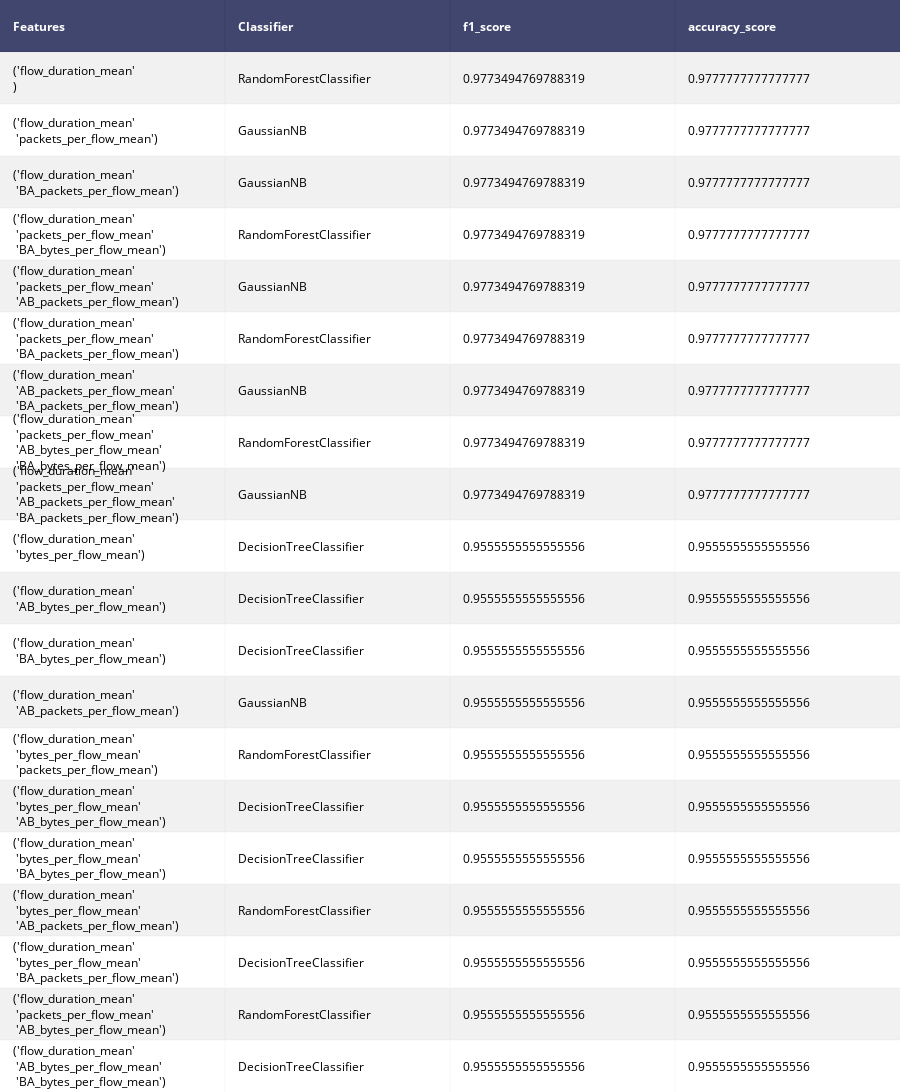
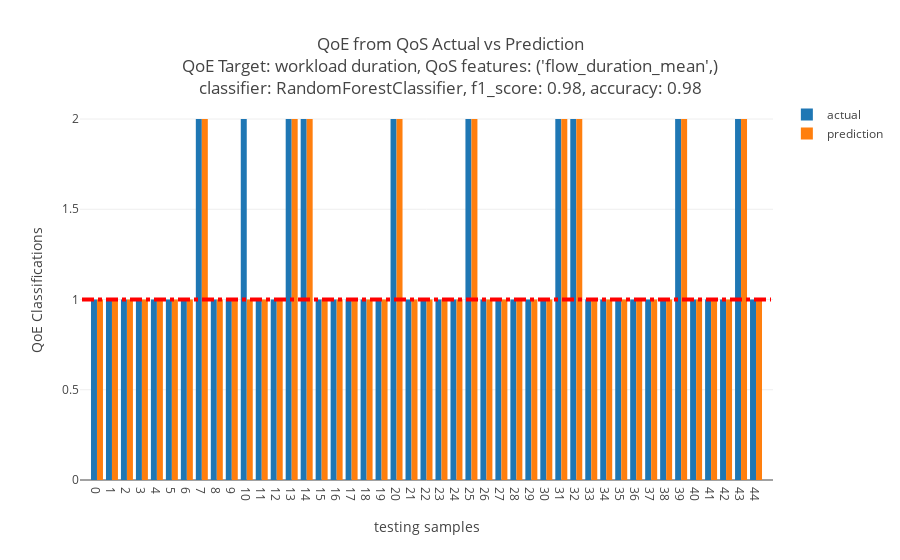
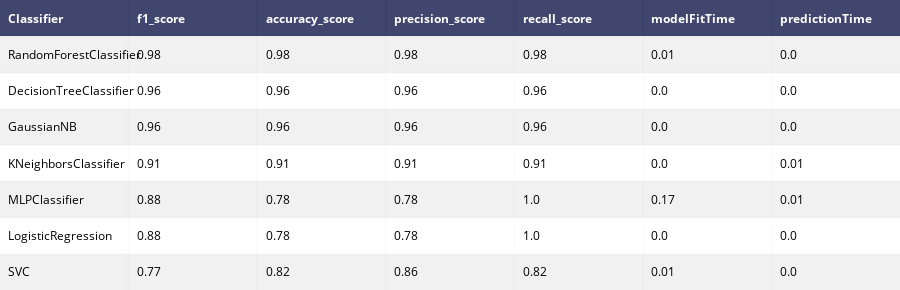

Notebook code cell kept with these figures, in order:
### Markdown cell above
## Estimate Workload Duration (QoE) from measured QoS features.  
* Evaluate for Binary Classification and Multiclass Classification
* Evaluate with all of the ML classifiers
* Evaluate with all of combinations of QoS Features
* Compare the evaluation methods (classifier and feature combination) and determine the best performer

### Code cell
#with warnings.catch_warnings():
# ignore all caught warnings
#  warnings.filterwarnings("ignore")
from warnings import simplefilter
# ignore all future warnings
simplefilter(action='ignore', category=FutureWarning)    
import itertools as it
classifiers = [LogisticRegression(),DecisionTreeClassifier(max_depth=5),KNeighborsClassifier(3),
               LinearDiscriminantAnalysis(),RandomForestClassifier(max_depth=5,n_estimators=3, random_state=0),
               GaussianNB(),SVC(),MLPClassifier()]
classifiers = [LogisticRegression(),DecisionTreeClassifier(max_depth=5),KNeighborsClassifier(3),
               RandomForestClassifier(max_depth=5,n_estimators=3, random_state=0),
               GaussianNB(),SVC(),MLPClassifier()]
classifications=[
    {
        'desc':"Binary Classifications",
        'bins':[0,indexNoStressHigh,np.inf],
        'names':[1,2],
        'low': indexNoStressHigh,
        'high':indexNoStressHigh
    },
    {
        'desc':"Multiclass Classifications",
        'bins':[0,indexNoStressLow,indexNoStressHigh,np.inf],
        'names': [1,2,3], 
        'low': indexNoStressLow,
        'high':indexNoStressHigh

        
    }
]
_features = pd.DataFrame()    
_features['flow_duration_mean'] = dfSkydiveFlowsLabeledAgg['flow_duration']['mean']
_features['bytes_per_flow_mean'] = dfSkydiveFlowsBytesPerFlowLabeledAgg['bytes_per_flow']['mean'] 
_features['packets_per_flow_mean'] = dfSkydiveFlowsPacketsPerFlowLabeledAgg['packets_per_flow']['mean'] 
_features['AB_bytes_per_flow_mean'] = dfSkydiveFlowsABBytesPerFlowLabeledAgg['AB_bytes_per_flow']['mean'] 
_features['BA_bytes_per_flow_mean'] = dfSkydiveFlowsBABytesPerFlowLabeledAgg['BA_bytes_per_flow']['mean'] 
_features['AB_packets_per_flow_mean'] = dfSkydiveFlowsABPacketsPerFlowLabeledAgg['AB_packets_per_flow']['mean'] 
_features['BA_packets_per_flow_mean'] = dfSkydiveFlowsBAPacketsPerFlowLabeledAgg['BA_packets_per_flow']['mean']
#_features['RTT_mean'] = dfSkydiveFlowsRTTLabeledAgg['_source.Metric.RTT']['mean']

_test_features = pd.DataFrame()    
_test_features['flow_duration_mean'] = dfSkydiveFlowsLabeledAggTest['flow_duration']['mean']
_test_features['bytes_per_flow_mean'] = dfSkydiveFlowsBytesPerFlowLabeledAggTest['bytes_per_flow']['mean'] 
_test_features['packets_per_flow_mean'] = dfSkydiveFlowsPacketsPerFlowLabeledAggTest['packets_per_flow']['mean'] 
_test_features['AB_bytes_per_flow_mean'] = dfSkydiveFlowsABBytesPerFlowLabeledAggTest['AB_bytes_per_flow']['mean'] 
_test_features['BA_bytes_per_flow_mean'] = dfSkydiveFlowsBABytesPerFlowLabeledAggTest['BA_bytes_per_flow']['mean'] 
_test_features['AB_packets_per_flow_mean'] = dfSkydiveFlowsABPacketsPerFlowLabeledAggTest['AB_packets_per_flow']['mean'] 
_test_features['BA_packets_per_flow_mean'] = dfSkydiveFlowsBAPacketsPerFlowLabeledAggTest['BA_packets_per_flow']['mean']
#_test_features['RTT_mean'] = dfSkydiveFlowsRTTLabeledAgg['_source.Metric.RTT']['mean']


print("Do ML Classification")
print("training set size",_features.shape[0])
print("testing set size",_test_features.shape[0])
print("Examine all combinations of the features listed below:")
for f in list(_features.columns):
    print("      ",f)

for classification in classifications:
    print("")
    print("")
    print("{}".format(classification["desc"]))    
    dfCombinationScores = pd.DataFrame(columns = ['Features','Classifier','f1_score','accuracy_score'])
    bestClassifiers = []
    qoeTables=[]
    bins = classification['bins']
    names = classification['names']
    targets = pd.cut(dfIndex['elapse_time'], bins,labels=names)
    test_targets = pd.cut( dfIndexTest['elapse_time'], bins,labels=names)
    #for i in range(1,_features.shape[1]+1):
    for i in range(1,5):
        for comb in it.combinations(list(_features.columns),i):        
            features = pd.DataFrame()
            test_features = pd.DataFrame()
            for f in comb:
                features[f] = _features[f]
                test_features[f] = _test_features[f]
            X_train, X_test, y_train, y_test = train_test_split(features,targets, test_size=0.0, random_state=0)
            bestClassifier, qoeTable = QoEEstimator(classifiers,X_train, y_train,test_features,test_targets)
            bestClassifiers.append(bestClassifier.copy())
            qoeTables.append(qoeTable)
            dfCombinationScores = dfCombinationScores.append({
                'Features' : str(comb).replace(",","<br>"),
                'Classifier' : bestClassifier["classifier"], 
                'f1_score' :  bestClassifier["f1_score"],
                'accuracy_score' :  bestClassifier["accuracy_score"]
            },ignore_index=True) 
    dfCombinationScores = dfCombinationScores.sort_values(by=['f1_score','accuracy_score'], ascending=False)
    bestIndex = dfCombinationScores.index[0]
    bestClassifier = bestClassifiers[bestIndex]
    bestFeatures = dfCombinationScores.Features[bestIndex]
    qoeTable = qoeTables[bestIndex]
    table = ff.create_table(dfCombinationScores.head(20),height_constant=80)
    print("")
    print("The table below shows the first 20 highest scoring {}".format(classification["desc"]))
    iplot(table)
    print("")
    print("The figure below illustates the best perfoming classifier from the {}".format(classification["desc"]))
    title = "QoE from QoS Actual vs Prediction<br> QoE Target: workload duration, QoS features: {} <br>classifier: {}, f1_score: {}, accuracy: {}".format(bestFeatures.replace("<br>",","),bestClassifier["classifier"],str(round(bestClassifier["f1_score"],2)),str(round(bestClassifier["accuracy_score"],2)))
    plotModelEstimates(bestClassifier["y_test"],bestClassifier["y_pred"],'testing samples','QoE Classifications',title,names)
    print("")
    print("The table below compares other {} using the same QoS features, i.e. {}".format(classification["desc"],bestFeatures.replace("<br>",",")))          
    iplot(qoeTable)

### Figure 1 — Plotly figure (JSON) as saved in the notebook; plotly's stock layout.template omitted (floating-point values rounded to 4 significant figures)
{"data": [{"opacity": 0.75, "z": [[0, 0, 0, 0], [0.5, 0.5, 0.5, 0.5], [1, 1, 1, 1], [0.5, 0.5, 0.5, 0.5], [1, 1, 1, 1], [0.5, 0.5, 0.5, 0.5], [1, 1, 1, 1], [0.5, 0.5, 0.5, 0.5], [1, 1, 1, 1], [0.5, 0.5, 0.5, 0.5], [1, 1, 1, 1], [0.5, 0.5, 0.5, 0.5], [1, 1, 1, 1], [0.5, 0.5, 0.5, 0.5], [1, 1, 1, 1], [0.5, 0.5, 0.5, 0.5], [1, 1, 1, 1], [0.5, 0.5, 0.5, 0.5], [1, 1, 1, 1], [0.5, 0.5, 0.5, 0.5], [1, 1, 1, 1]], "uid": "c3adc106-cea6-43f4-a98f-92085b275ea1", "showscale": false, "colorscale": [[0, "#00083e"], [0.5, "#ededee"], [1, "#ffffff"]], "hoverinfo": "none", "type": "heatmap"}], "layout": {"height": 1730, "margin": {"r": 0, "b": 0, "l": 0, "t": 0}, "annotations": [{"xref": "x", "xanchor": "left", "yref": "y", "text": "<b>Features</b>", "align": "left", "y": 0, "x": -0.45, "font": {"color": "#ffffff"}, "showarrow": false}, {"xref": "x", "xanchor": "left", "yref": "y", "text": "<b>Classifier</b>", "align": "left", "y": 0, "x": 0.55, "font": {"color": "#ffffff"}, "showarrow": false}, {"xref": "x", "xanchor": "left", "yref": "y", "text": "<b>f1_score</b>", "align": "left", "y": 0, "x": 1.55, "font": {"color": "#ffffff"}, "showarrow": false}, {"xref": "x", "xanchor": "left", "yref": "y", "text": "<b>accuracy_score</b>", "align": "left", "y": 0, "x": 2.55, "font": {"color": "#ffffff"}, "showarrow": false}, {"xref": "x", "xanchor": "left", "yref": "y", "text": "('flow_duration_mean'<br>)", "align": "left", "y": 1, "x": -0.45, "font": {"color": "#000000"}, "showarrow": false}, {"xref": "x", "xanchor": "left", "yref": "y", "text": "RandomForestClassifier", "align": "left", "y": 1, "x": 0.55, "font": {"color": "#000000"}, "showarrow": false}, {"xref": "x", "xanchor": "left", "yref": "y", "text": "0.9773494769788319", "align": "left", "y": 1, "x": 1.55, "font": {"color": "#000000"}, "showarrow": false}, {"xref": "x", "xanchor": "left", "yref": "y", "text": "0.9777777777777777", "align": "left", "y": 1, "x": 2.55, "font": {"color": "#000000"}, "showarrow": false}, {"xref": "x", "xanchor": "left", "yref": "y", "text": "('flow_duration_mean'<br> 'packets_per_flow_mean')", "align": "left", "y": 2, "x": -0.45, "font": {"color": "#000000"}, "showarrow": false}, {"xref": "x", "xanchor": "left", "yref": "y", "text": "GaussianNB", "align": "left", "y": 2, "x": 0.55, "font": {"color": "#000000"}, "showarrow": false}, {"xref": "x", "xanchor": "left", "yref": "y", "text": "0.9773494769788319", "align": "left", "y": 2, "x": 1.55, "font": {"color": "#000000"}, "showarrow": false}, {"xref": "x", "xanchor": "left", "yref": "y", "text": "0.9777777777777777", "align": "left", "y": 2, "x": 2.55, "font": {"color": "#000000"}, "showarrow": false}, {"xref": "x", "xanchor": "left", "yref": "y", "text": "('flow_duration_mean'<br> 'BA_packets_per_flow_mean')", "align": "left", "y": 3, "x": -0.45, "font": {"color": "#000000"}, "showarrow": false}, {"xref": "x", "xanchor": "left", "yref": "y", "text": "GaussianNB", "align": "left", "y": 3, "x": 0.55, "font": {"color": "#000000"}, "showarrow": false}, {"xref": "x", "xanchor": "left", "yref": "y", "text": "0.9773494769788319", "align": "left", "y": 3, "x": 1.55, "font": {"color": "#000000"}, "showarrow": false}, {"xref": "x", "xanchor": "left", "yref": "y", "text": "0.9777777777777777", "align": "left", "y": 3, "x": 2.55, "font": {"color": "#000000"}, "showarrow": false}, {"xref": "x", "xanchor": "left", "yref": "y", "text": "('flow_duration_mean'<br> 'packets_per_flow_mean'<br> 'BA_bytes_per_flow_mean')", "align": "left", "y": 4, "x": -0.45, "font": {"color": "#000000"}, "showarrow": false}, {"xref": "x", "xanchor": "left", "yref": "y", "text": "RandomForestClassifier", "align": "left", "y": 4, "x": 0.55, "font": {"color": "#000000"}, "showarrow": false}, {"xref": "x", "xanchor": "left", "yref": "y", "text": "0.9773494769788319", "align": "left", "y": 4, "x": 1.55, "font": {"color": "#000000"}, "showarrow": false}, {"xref": "x", "xanchor": "left", "yref": "y", "text": "0.9777777777777777", "align": "left", "y": 4, "x": 2.55, "font": {"color": "#000000"}, "showarrow": false}, {"xref": "x", "xanchor": "left", "yref": "y", "text": "('flow_duration_mean'<br> 'packets_per_flow_mean'<br> 'AB_packets_per_flow_mean')", "align": "left", "y": 5, "x": -0.45, "font": {"color": "#000000"}, "showarrow": false}, {"xref": "x", "xanchor": "left", "yref": "y", "text": "GaussianNB", "align": "left", "y": 5, "x": 0.55, "font": {"color": "#000000"}, "showarrow": false}, {"xref": "x", "xanchor": "left", "yref": "y", "text": "0.9773494769788319", "align": "left", "y": 5, "x": 1.55, "font": {"color": "#000000"}, "showarrow": false}, {"xref": "x", "xanchor": "left", "yref": "y", "text": "0.9777777777777777", "align": "left", "y": 5, "x": 2.55, "font": {"color": "#000000"}, "showarrow": false}, {"xref": "x", "xanchor": "left", "yref": "y", "text": "('flow_duration_mean'<br> 'packets_per_flow_mean'<br> 'BA_packets_per_flow_mean')", "align": "left", "y": 6, "x": -0.45, "font": {"color": "#000000"}, "showarrow": false}, {"xref": "x", "xanchor": "left", "yref": "y", "text": "RandomForestClassifier", "align": "left", "y": 6, "x": 0.55, "font": {"color": "#000000"}, "showarrow": false}, {"xref": "x", "xanchor": "left", "yref": "y", "text": "0.9773494769788319", "align": "left", "y": 6, "x": 1.55, "font": {"color": "#000000"}, "showarrow": false}, {"xref": "x", "xanchor": "left", "yref": "y", "text": "0.9777777777777777", "align": "left", "y": 6, "x": 2.55, "font": {"color": "#000000"}, "showarrow": false}, {"xref": "x", "xanchor": "left", "yref": "y", "text": "('flow_duration_mean'<br> 'AB_packets_per_flow_mean'<br> 'BA_packets_per_flow_mean')", "align": "left", "y": 7, "x": -0.45, "font": {"color": "#000000"}, "showarrow": false}, {"xref": "x", "xanchor": "left", "yref": "y", "text": "GaussianNB", "align": "left", "y": 7, "x": 0.55, "font": {"color": "#000000"}, "showarrow": false}, {"xref": "x", "xanchor": "left", "yref": "y", "text": "0.9773494769788319", "align": "left", "y": 7, "x": 1.55, "font": {"color": "#000000"}, "showarrow": false}, {"xref": "x", "xanchor": "left", "yref": "y", "text": "0.9777777777777777", "align": "left", "y": 7, "x": 2.55, "font": {"color": "#000000"}, "showarrow": false}, {"xref": "x", "xanchor": "left", "yref": "y", "text": "('flow_duration_mean'<br> 'packets_per_flow_mean'<br> 'AB_bytes_per_flow_mean'<br> 'BA_bytes_per_flow_mean')", "align": "left", "y": 8, "x": -0.45, "font": {"color": "#000000"}, "showarrow": false}, {"xref": "x", "xanchor": "left", "yref": "y", "text": "RandomForestClassifier", "align": "left", "y": 8, "x": 0.55, "font": {"color": "#000000"}, "showarrow": false}, {"xref": "x", "xanchor": "left", "yref": "y", "text": "0.9773494769788319", "align": "left", "y": 8, "x": 1.55, "font": {"color": "#000000"}, "showarrow": false}, {"xref": "x", "xanchor": "left", "yref": "y", "text": "0.9777777777777777", "align": "left", "y": 8, "x": 2.55, "font": {"color": "#000000"}, "showarrow": false}, {"xref": "x", "xanchor": "left", "yref": "y", "text": "('flow_duration_mean'<br> 'packets_per_flow_mean'<br> 'AB_packets_per_flow_mean'<br> 'BA_packets_per_flow_mean')", "align": "left", "y": 9, "x": -0.45, "font": {"color": "#000000"}, "showarrow": false}, {"xref": "x", "xanchor": "left", "yref": "y", "text": "GaussianNB", "align": "left", "y": 9, "x": 0.55, "font": {"color": "#000000"}, "showarrow": false}, {"xref": "x", "xanchor": "left", "yref": "y", "text": "0.9773494769788319", "align": "left", "y": 9, "x": 1.55, "font": {"color": "#000000"}, "showarrow": false}, {"xref": "x", "xanchor": "left", "yref": "y", "text": "0.9777777777777777", "align": "left", "y": 9, "x": 2.55, "font": {"color": "#000000"}, "showarrow": false}, {"xref": "x", "xanchor": "left", "yref": "y", "text": "('flow_duration_mean'<br> 'bytes_per_flow_mean')", "align": "left", "y": 10, "x": -0.45, "font": {"color": "#000000"}, "showarrow": false}, {"xref": "x", "xanchor": "left", "yref": "y", "text": "DecisionTreeClassifier", "align": "left", "y": 10, "x": 0.55, "font": {"color": "#000000"}, "showarrow": false}, {"xref": "x", "xanchor": "left", "yref": "y", "text": "0.9555555555555556", "align": "left", "y": 10, "x": 1.55, "font": {"color": "#000000"}, "showarrow": false}, {"xref": "x", "xanchor": "left", "yref": "y", "text": "0.9555555555555556", "align": "left", "y": 10, "x": 2.55, "font": {"color": "#000000"}, "showarrow": false}, {"xref": "x", "xanchor": "left", "yref": "y", "text": "('flow_duration_mean'<br> 'AB_bytes_per_flow_mean')", "align": "left", "y": 11, "x": -0.45, "font": {"color": "#000000"}, "showarrow": false}, {"xref": "x", "xanchor": "left", "yref": "y", "text": "DecisionTreeClassifier", "align": "left", "y": 11, "x": 0.55, "font": {"color": "#000000"}, "showarrow": false}, {"xref": "x", "xanchor": "left", "yref": "y", "text": "0.9555555555555556", "align": "left", "y": 11, "x": 1.55, "font": {"color": "#000000"}, "showarrow": false}, {"xref": "x", "xanchor": "left", "yref": "y", "text": "0.9555555555555556", "align": "left", "y": 11, "x": 2.55, "font": {"color": "#000000"}, "showarrow": false}, {"xref": "x", "xanchor": "left", "yref": "y", "text": "('flow_duration_mean'<br> 'BA_bytes_per_flow_mean')", "align": "left", "y": 12, "x": -0.45, "font": {"color": "#000000"}, "showarrow": false}, {"xref": "x", "xanchor": "left", "yref": "y", "text": "DecisionTreeClassifier", "align": "left", "y": 12, "x": 0.55, "font": {"color": "#000000"}, "showarrow": false}, {"xref": "x", "xanchor": "left", "yref": "y", "text": "0.9555555555555556", "align": "left", "y": 12, "x": 1.55, "font": {"color": "#000000"}, "showarrow": false}, {"xref": "x", "xanchor": "left", "yref": "y", "text": "0.9555555555555556", "align": "left", "y": 12, "x": 2.55, "font": {"color": "#000000"}, "showarrow": false}, {"xref": "x", "xanchor": "left", "yref": "y", "text": "('flow_duration_mean'<br> 'AB_packets_per_flow_mean')", "align": "left", "y": 13, "x": -0.45, "font": {"color": "#000000"}, "showarrow": false}, {"xref": "x", "xanchor": "left", "yref": "y", "text": "GaussianNB", "align": "left", "y": 13, "x": 0.55, "font": {"color": "#000000"}, "showarrow": false}, {"xref": "x", "xanchor": "left", "yref": "y", "text": "0.9555555555555556", "align": "left", "y": 13, "x": 1.55, "font": {"color": "#000000"}, "showarrow": false}, {"xref": "x", "xanchor": "left", "yref": "y", "text": "0.9555555555555556", "align": "left", "y": 13, "x": 2.55, "font": {"color": "#000000"}, "showarrow": false}, {"xref": "x", "xanchor": "left", "yref": "y", "text": "('flow_duration_mean'<br> 'bytes_per_flow_mean'<br> 'packets_per_flow_mean')", "align": "left", "y": 14, "x": -0.45, "font": {"color": "#000000"}, "showarrow": false}, {"xref": "x", "xanchor": "left", "yref": "y", "text": "RandomForestClassifier", "align": "left", "y": 14, "x": 0.55, "font": {"color": "#000000"}, "showarrow": false}, {"xref": "x", "xanchor": "left", "yref": "y", "text": "0.9555555555555556", "align": "left", "y": 14, "x": 1.55, "font": {"color": "#000000"}, "showarrow": false}, {"xref": "x", "xanchor": "left", "yref": "y", "text": "0.9555555555555556", "align": "left", "y": 14, "x": 2.55, "font": {"color": "#000000"}, "showarrow": false}, {"xref": "x", "xanchor": "left", "yref": "y", "text": "('flow_duration_mean'<br> 'bytes_per_flow_mean'<br> 'AB_bytes_per_flow_mean')", "align": "left", "y": 15, "x": -0.45, "font": {"color": "#000000"}, "showarrow": false}, {"xref": "x", "xanchor": "left", "yref": "y", "text": "DecisionTreeClassifier", "align": "left", "y": 15, "x": 0.55, "font": {"color": "#000000"}, "showarrow": false}, {"xref": "x", "xanchor": "left", "yref": "y", "text": "0.9555555555555556", "align": "left", "y": 15, "x": 1.55, "font": {"color": "#000000"}, "showarrow": false}, {"xref": "x", "xanchor": "left", "yref": "y", "text": "0.9555555555555556", "align": "left", "y": 15, "x": 2.55, "font": {"color": "#000000"}, "showarrow": false}, {"xref": "x", "xanchor": "left", "yref": "y", "text": "('flow_duration_mean'<br> 'bytes_per_flow_mean'<br> 'BA_bytes_per_flow_mean')", "align": "left", "y": 16, "x": -0.45, "font": {"color": "#000000"}, "showarrow": false}, {"xref": "x", "xanchor": "left", "yref": "y", "text": "DecisionTreeClassifier", "align": "left", "y": 16, "x": 0.55, "font": {"color": "#000000"}, "showarrow": false}, {"xref": "x", "xanchor": "left", "yref": "y", "text": "0.9555555555555556", "align": "left", "y": 16, "x": 1.55, "font": {"color": "#000000"}, "showarrow": false}, {"xref": "x", "xanchor": "left", "yref": "y", "text": "0.9555555555555556", "align": "left", "y": 16, "x": 2.55, "font": {"color": "#000000"}, "showarrow": false}, {"xref": "x", "xanchor": "left", "yref": "y", "text": "('flow_duration_mean'<br> 'bytes_per_flow_mean'<br> 'AB_packets_per_flow_mean')", "align": "left", "y": 17, "x": -0.45, "font": {"color": "#000000"}, "showarrow": false}, {"xref": "x", "xanchor": "left", "yref": "y", "text": "RandomForestClassifier", "align": "left", "y": 17, "x": 0.55, "font": {"color": "#000000"}, "showarrow": false}, {"xref": "x", "xanchor": "left", "yref": "y", "text": "0.9555555555555556", "align": "left", "y": 17, "x": 1.55, "font": {"color": "#000000"}, "showarrow": false}, {"xref": "x", "xanchor": "left", "yref": "y", "text": "0.9555555555555556", "align": "left", "y": 17, "x": 2.55, "font": {"color": "#000000"}, "showarrow": false}, {"xref": "x", "xanchor": "left", "yref": "y", "text": "('flow_duration_mean'<br> 'bytes_per_flow_mean'<br> 'BA_packets_per_flow_mean')", "align": "left", "y": 18, "x": -0.45, "font": {"color": "#000000"}, "showarrow": false}, {"xref": "x", "xanchor": "left", "yref": "y", "text": "DecisionTreeClassifier", "align": "left", "y": 18, "x": 0.55, "font": {"color": "#000000"}, "showarrow": false}, {"xref": "x", "xanchor": "left", "yref": "y", "text": "0.9555555555555556", "align": "left", "y": 18, "x": 1.55, "font": {"color": "#000000"}, "showarrow": false}, {"xref": "x", "xanchor": "left", "yref": "y", "text": "0.9555555555555556", "align": "left", "y": 18, "x": 2.55, "font": {"color": "#000000"}, "showarrow": false}, {"xref": "x", "xanchor": "left", "yref": "y", "text": "('flow_duration_mean'<br> 'packets_per_flow_mean'<br> 'AB_bytes_per_flow_mean')", "align": "left", "y": 19, "x": -0.45, "font": {"color": "#000000"}, "showarrow": false}, {"xref": "x", "xanchor": "left", "yref": "y", "text": "RandomForestClassifier", "align": "left", "y": 19, "x": 0.55, "font": {"color": "#000000"}, "showarrow": false}, {"xref": "x", "xanchor": "left", "yref": "y", "text": "0.9555555555555556", "align": "left", "y": 19, "x": 1.55, "font": {"color": "#000000"}, "showarrow": false}, {"xref": "x", "xanchor": "left", "yref": "y", "text": "0.9555555555555556", "align": "left", "y": 19, "x": 2.55, "font": {"color": "#000000"}, "showarrow": false}, {"xref": "x", "xanchor": "left", "yref": "y", "text": "('flow_duration_mean'<br> 'AB_bytes_per_flow_mean'<br> 'BA_bytes_per_flow_mean')", "align": "left", "y": 20, "x": -0.45, "font": {"color": "#000000"}, "showarrow": false}, {"xref": "x", "xanchor": "left", "yref": "y", "text": "DecisionTreeClassifier", "align": "left", "y": 20, "x": 0.55, "font": {"color": "#000000"}, "showarrow": false}, {"xref": "x", "xanchor": "left", "yref": "y", "text": "0.9555555555555556", "align": "left", "y": 20, "x": 1.55, "font": {"color": "#000000"}, "showarrow": false}, {"xref": "x", "xanchor": "left", "yref": "y", "text": "0.9555555555555556", "align": "left", "y": 20, "x": 2.55, "font": {"color": "#000000"}, "showarrow": false}], "xaxis": {"zeroline": false, "showticklabels": false, "tick0": -0.5, "ticks": "", "gridwidth": 2, "dtick": 1}, "yaxis": {"zeroline": false, "showticklabels": false, "tick0": 0.5, "ticks": "", "gridwidth": 2, "dtick": 1, "autorange": "reversed"}}}

### Figure 2 — Plotly figure (JSON) as saved in the notebook; plotly's stock layout.template omitted (floating-point values rounded to 4 significant figures)
{"data": [{"y": [1, 1, 1, 1, 1, 1, 1, 2, 1, 1, 2, 1, 1, 2, 2, 1, 1, 1, 1, 1, 2, 1, 1, 1, 1, 2, 1, 1, 1, 1, 1, 2, 2, 1, 1, 1, 1, 1, 1, 2, 1, 1, 1, 2, 1], "x": [0, 1, 2, 3, 4, 5, 6, 7, 8, 9, 10, 11, 12, 13, 14, 15, 16, 17, 18, 19, 20, 21, 22, 23, 24, 25, 26, 27, 28, 29, 30, 31, 32, 33, 34, 35, 36, 37, 38, 39, 40, 41, 42, 43, 44], "type": "bar", "name": "actual", "uid": "0f221c52-f16e-496c-907e-d03f06078708"}, {"y": [1, 1, 1, 1, 1, 1, 1, 2, 1, 1, 1, 1, 1, 2, 2, 1, 1, 1, 1, 1, 2, 1, 1, 1, 1, 2, 1, 1, 1, 1, 1, 2, 2, 1, 1, 1, 1, 1, 1, 2, 1, 1, 1, 2, 1], "x": [0, 1, 2, 3, 4, 5, 6, 7, 8, 9, 10, 11, 12, 13, 14, 15, 16, 17, 18, 19, 20, 21, 22, 23, 24, 25, 26, 27, 28, 29, 30, 31, 32, 33, 34, 35, 36, 37, 38, 39, 40, 41, 42, 43, 44], "type": "bar", "name": "prediction", "uid": "dcbcc0d4-a34e-4558-bfb9-30f878742ab0"}], "layout": {"shapes": [{"y1": 1, "y0": 1, "line": {"color": "rgb(255,0,0)", "dash": "dashdot", "width": 4}, "x1": 45, "type": "line", "x0": -1}], "barmode": "group", "title": {"text": "QoE from QoS Actual vs Prediction<br> QoE Target: workload duration, QoS features: ('flow_duration_mean',) <br>classifier: RandomForestClassifier, f1_score: 0.98, accuracy: 0.98"}, "xaxis": {"tickvals": [0, 1, 2, 3, 4, 5, 6, 7, 8, 9, 10, 11, 12, 13, 14, 15, 16, 17, 18, 19, 20, 21, 22, 23, 24, 25, 26, 27, 28, 29, 30, 31, 32, 33, 34, 35, 36, 37, 38, 39, 40, 41, 42, 43, 44], "title": {"text": "testing samples"}}, "yaxis": {"title": {"text": "QoE Classifications"}}}}

### Figure 3 — Plotly figure (JSON) as saved in the notebook; plotly's stock layout.template omitted (floating-point values rounded to 4 significant figures)
{"data": [{"opacity": 0.75, "z": [[0, 0, 0, 0, 0, 0, 0], [0.5, 0.5, 0.5, 0.5, 0.5, 0.5, 0.5], [1, 1, 1, 1, 1, 1, 1], [0.5, 0.5, 0.5, 0.5, 0.5, 0.5, 0.5], [1, 1, 1, 1, 1, 1, 1], [0.5, 0.5, 0.5, 0.5, 0.5, 0.5, 0.5], [1, 1, 1, 1, 1, 1, 1], [0.5, 0.5, 0.5, 0.5, 0.5, 0.5, 0.5]], "uid": "9a74815e-5f0d-442d-96aa-8bef2f8a4c1a", "showscale": false, "colorscale": [[0, "#00083e"], [0.5, "#ededee"], [1, "#ffffff"]], "hoverinfo": "none", "type": "heatmap"}], "layout": {"height": 290, "margin": {"r": 0, "b": 0, "l": 0, "t": 0}, "annotations": [{"xref": "x", "xanchor": "left", "yref": "y", "text": "<b>Classifier</b>", "align": "left", "y": 0, "x": -0.45, "font": {"color": "#ffffff"}, "showarrow": false}, {"xref": "x", "xanchor": "left", "yref": "y", "text": "<b>f1_score</b>", "align": "left", "y": 0, "x": 0.55, "font": {"color": "#ffffff"}, "showarrow": false}, {"xref": "x", "xanchor": "left", "yref": "y", "text": "<b>accuracy_score</b>", "align": "left", "y": 0, "x": 1.55, "font": {"color": "#ffffff"}, "showarrow": false}, {"xref": "x", "xanchor": "left", "yref": "y", "text": "<b>precision_score</b>", "align": "left", "y": 0, "x": 2.55, "font": {"color": "#ffffff"}, "showarrow": false}, {"xref": "x", "xanchor": "left", "yref": "y", "text": "<b>recall_score</b>", "align": "left", "y": 0, "x": 3.55, "font": {"color": "#ffffff"}, "showarrow": false}, {"xref": "x", "xanchor": "left", "yref": "y", "text": "<b>modelFitTime</b>", "align": "left", "y": 0, "x": 4.55, "font": {"color": "#ffffff"}, "showarrow": false}, {"xref": "x", "xanchor": "left", "yref": "y", "text": "<b>predictionTime</b>", "align": "left", "y": 0, "x": 5.55, "font": {"color": "#ffffff"}, "showarrow": false}, {"xref": "x", "xanchor": "left", "yref": "y", "text": "RandomForestClassifier", "align": "left", "y": 1, "x": -0.45, "font": {"color": "#000000"}, "showarrow": false}, {"xref": "x", "xanchor": "left", "yref": "y", "text": "0.98", "align": "left", "y": 1, "x": 0.55, "font": {"color": "#000000"}, "showarrow": false}, {"xref": "x", "xanchor": "left", "yref": "y", "text": "0.98", "align": "left", "y": 1, "x": 1.55, "font": {"color": "#000000"}, "showarrow": false}, {"xref": "x", "xanchor": "left", "yref": "y", "text": "0.98", "align": "left", "y": 1, "x": 2.55, "font": {"color": "#000000"}, "showarrow": false}, {"xref": "x", "xanchor": "left", "yref": "y", "text": "0.98", "align": "left", "y": 1, "x": 3.55, "font": {"color": "#000000"}, "showarrow": false}, {"xref": "x", "xanchor": "left", "yref": "y", "text": "0.01", "align": "left", "y": 1, "x": 4.55, "font": {"color": "#000000"}, "showarrow": false}, {"xref": "x", "xanchor": "left", "yref": "y", "text": "0.0", "align": "left", "y": 1, "x": 5.55, "font": {"color": "#000000"}, "showarrow": false}, {"xref": "x", "xanchor": "left", "yref": "y", "text": "DecisionTreeClassifier", "align": "left", "y": 2, "x": -0.45, "font": {"color": "#000000"}, "showarrow": false}, {"xref": "x", "xanchor": "left", "yref": "y", "text": "0.96", "align": "left", "y": 2, "x": 0.55, "font": {"color": "#000000"}, "showarrow": false}, {"xref": "x", "xanchor": "left", "yref": "y", "text": "0.96", "align": "left", "y": 2, "x": 1.55, "font": {"color": "#000000"}, "showarrow": false}, {"xref": "x", "xanchor": "left", "yref": "y", "text": "0.96", "align": "left", "y": 2, "x": 2.55, "font": {"color": "#000000"}, "showarrow": false}, {"xref": "x", "xanchor": "left", "yref": "y", "text": "0.96", "align": "left", "y": 2, "x": 3.55, "font": {"color": "#000000"}, "showarrow": false}, {"xref": "x", "xanchor": "left", "yref": "y", "text": "0.0", "align": "left", "y": 2, "x": 4.55, "font": {"color": "#000000"}, "showarrow": false}, {"xref": "x", "xanchor": "left", "yref": "y", "text": "0.0", "align": "left", "y": 2, "x": 5.55, "font": {"color": "#000000"}, "showarrow": false}, {"xref": "x", "xanchor": "left", "yref": "y", "text": "GaussianNB", "align": "left", "y": 3, "x": -0.45, "font": {"color": "#000000"}, "showarrow": false}, {"xref": "x", "xanchor": "left", "yref": "y", "text": "0.96", "align": "left", "y": 3, "x": 0.55, "font": {"color": "#000000"}, "showarrow": false}, {"xref": "x", "xanchor": "left", "yref": "y", "text": "0.96", "align": "left", "y": 3, "x": 1.55, "font": {"color": "#000000"}, "showarrow": false}, {"xref": "x", "xanchor": "left", "yref": "y", "text": "0.96", "align": "left", "y": 3, "x": 2.55, "font": {"color": "#000000"}, "showarrow": false}, {"xref": "x", "xanchor": "left", "yref": "y", "text": "0.96", "align": "left", "y": 3, "x": 3.55, "font": {"color": "#000000"}, "showarrow": false}, {"xref": "x", "xanchor": "left", "yref": "y", "text": "0.0", "align": "left", "y": 3, "x": 4.55, "font": {"color": "#000000"}, "showarrow": false}, {"xref": "x", "xanchor": "left", "yref": "y", "text": "0.0", "align": "left", "y": 3, "x": 5.55, "font": {"color": "#000000"}, "showarrow": false}, {"xref": "x", "xanchor": "left", "yref": "y", "text": "KNeighborsClassifier", "align": "left", "y": 4, "x": -0.45, "font": {"color": "#000000"}, "showarrow": false}, {"xref": "x", "xanchor": "left", "yref": "y", "text": "0.91", "align": "left", "y": 4, "x": 0.55, "font": {"color": "#000000"}, "showarrow": false}, {"xref": "x", "xanchor": "left", "yref": "y", "text": "0.91", "align": "left", "y": 4, "x": 1.55, "font": {"color": "#000000"}, "showarrow": false}, {"xref": "x", "xanchor": "left", "yref": "y", "text": "0.91", "align": "left", "y": 4, "x": 2.55, "font": {"color": "#000000"}, "showarrow": false}, {"xref": "x", "xanchor": "left", "yref": "y", "text": "0.91", "align": "left", "y": 4, "x": 3.55, "font": {"color": "#000000"}, "showarrow": false}, {"xref": "x", "xanchor": "left", "yref": "y", "text": "0.0", "align": "left", "y": 4, "x": 4.55, "font": {"color": "#000000"}, "showarrow": false}, {"xref": "x", "xanchor": "left", "yref": "y", "text": "0.01", "align": "left", "y": 4, "x": 5.55, "font": {"color": "#000000"}, "showarrow": false}, {"xref": "x", "xanchor": "left", "yref": "y", "text": "MLPClassifier", "align": "left", "y": 5, "x": -0.45, "font": {"color": "#000000"}, "showarrow": false}, {"xref": "x", "xanchor": "left", "yref": "y", "text": "0.88", "align": "left", "y": 5, "x": 0.55, "font": {"color": "#000000"}, "showarrow": false}, {"xref": "x", "xanchor": "left", "yref": "y", "text": "0.78", "align": "left", "y": 5, "x": 1.55, "font": {"color": "#000000"}, "showarrow": false}, {"xref": "x", "xanchor": "left", "yref": "y", "text": "0.78", "align": "left", "y": 5, "x": 2.55, "font": {"color": "#000000"}, "showarrow": false}, {"xref": "x", "xanchor": "left", "yref": "y", "text": "1.0", "align": "left", "y": 5, "x": 3.55, "font": {"color": "#000000"}, "showarrow": false}, {"xref": "x", "xanchor": "left", "yref": "y", "text": "0.17", "align": "left", "y": 5, "x": 4.55, "font": {"color": "#000000"}, "showarrow": false}, {"xref": "x", "xanchor": "left", "yref": "y", "text": "0.01", "align": "left", "y": 5, "x": 5.55, "font": {"color": "#000000"}, "showarrow": false}, {"xref": "x", "xanchor": "left", "yref": "y", "text": "LogisticRegression", "align": "left", "y": 6, "x": -0.45, "font": {"color": "#000000"}, "showarrow": false}, {"xref": "x", "xanchor": "left", "yref": "y", "text": "0.88", "align": "left", "y": 6, "x": 0.55, "font": {"color": "#000000"}, "showarrow": false}, {"xref": "x", "xanchor": "left", "yref": "y", "text": "0.78", "align": "left", "y": 6, "x": 1.55, "font": {"color": "#000000"}, "showarrow": false}, {"xref": "x", "xanchor": "left", "yref": "y", "text": "0.78", "align": "left", "y": 6, "x": 2.55, "font": {"color": "#000000"}, "showarrow": false}, {"xref": "x", "xanchor": "left", "yref": "y", "text": "1.0", "align": "left", "y": 6, "x": 3.55, "font": {"color": "#000000"}, "showarrow": false}, {"xref": "x", "xanchor": "left", "yref": "y", "text": "0.0", "align": "left", "y": 6, "x": 4.55, "font": {"color": "#000000"}, "showarrow": false}, {"xref": "x", "xanchor": "left", "yref": "y", "text": "0.0", "align": "left", "y": 6, "x": 5.55, "font": {"color": "#000000"}, "showarrow": false}, {"xref": "x", "xanchor": "left", "yref": "y", "text": "SVC", "align": "left", "y": 7, "x": -0.45, "font": {"color": "#000000"}, "showarrow": false}, {"xref": "x", "xanchor": "left", "yref": "y", "text": "0.77", "align": "left", "y": 7, "x": 0.55, "font": {"color": "#000000"}, "showarrow": false}, {"xref": "x", "xanchor": "left", "yref": "y", "text": "0.82", "align": "left", "y": 7, "x": 1.55, "font": {"color": "#000000"}, "showarrow": false}, {"xref": "x", "xanchor": "left", "yref": "y", "text": "0.86", "align": "left", "y": 7, "x": 2.55, "font": {"color": "#000000"}, "showarrow": false}, {"xref": "x", "xanchor": "left", "yref": "y", "text": "0.82", "align": "left", "y": 7, "x": 3.55, "font": {"color": "#000000"}, "showarrow": false}, {"xref": "x", "xanchor": "left", "yref": "y", "text": "0.01", "align": "left", "y": 7, "x": 4.55, "font": {"color": "#000000"}, "showarrow": false}, {"xref": "x", "xanchor": "left", "yref": "y", "text": "0.0", "align": "left", "y": 7, "x": 5.55, "font": {"color": "#000000"}, "showarrow": false}], "xaxis": {"zeroline": false, "showticklabels": false, "tick0": -0.5, "ticks": "", "gridwidth": 2, "dtick": 1}, "yaxis": {"zeroline": false, "showticklabels": false, "tick0": 0.5, "ticks": "", "gridwidth": 2, "dtick": 1, "autorange": "reversed"}}}
